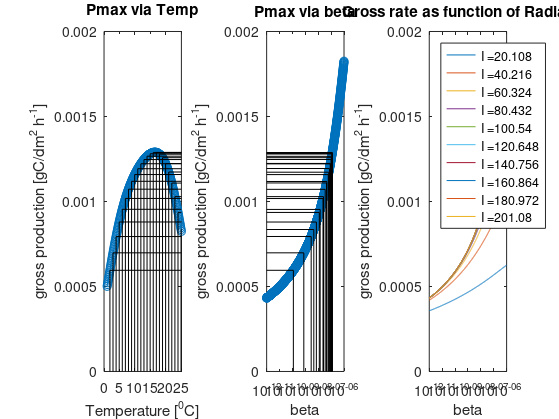

This chart was generated by the following MATLAB code: (Note: this script raises an error after producing the figure.)
close all
Tr1     =        285.000   ;  %reference temperature 1 for respiration                (degK)
Tr2     =        290.000   ;   %reference temperature 2 for respiration                (degK)
P1      =        1.22e-3     ;   %Reference photosynthetic rate at T1                    (gC/m2/d)
P2      =        1.44e-3     ;   %Reference photosynthetic rate at T2                    (gC/m2/d)
Tp1     =        283.000   ;   %temp for reference photosynthetic rate 1               (degK)
Tp2     =        288.000   ;   %temp for reference photosynthetic rate 2               (degK)
Tap     =        1694.000  ;   %Arrhenius temperature for photosynthesis               (degK)
Taph    =        25924.000 ;   %Arrhenius temp for photosynthesis high end             (degK)
Tapl    =        27774.000 ;  %Arrhenius temp for photosynthesis low end              (degK)
Tar     =        11033.000 ;   %Arrhenius temp for respiration                         (degK)
fact = 0.5;
Isat = 44 * 4.57; % umol/m2s
I = Isat * fact;
% P1 = P1 / 2400.0

% extremely important parameter!
Tpl = 274.0;
Tph = 298.0;
% this is the alpha for gC/dm2 plant/hr
alpha0 = 3.75e-5;
% gC/(dm2 hr)

%beta = logspace(-12,-6,1000);
interval = 0.1;
Temp = [Tpl:interval:Tph];
beta = logspace(-12,-6,1000);

PmaxT = P1 .* exp((Tap/Tp1) - (Tap./Temp)) ./ (1 + exp((Tapl./Temp) - (Tapl/Tpl)) + exp((Taph/Tph) - (Taph./Temp)));

PmaxB = ((alpha0*Isat./log(1+(alpha0./beta))) .*(alpha0./(alpha0+beta)) .* (beta./(alpha0+beta)).^(beta./alpha0));

Ps = alpha0*Isat./log(1+(alpha0./beta)); 

figure(1)
subplot(1,3,1)
title('Pmax via Temp')
plot(Temp-273,PmaxT,'o-');hold on
ylim([0 0.002])
xlabel('Temperature [^0C]')
ylabel('gross production [gC/dm^2 h^-^1]')

subplot(1,3,2)
title('Pmax via beta')
plot(beta,PmaxB,'o-') ; hold on
ylim([0 0.002])
set(gca, 'XScale', 'log')
ylabel('gross production [gC/dm^2 h^-^1]')
xlabel('beta')
subplot(1,3,3)
title('Gross rate')
ii = 1;
for fact = 0.1:0.1:1
    I = Isat * fact;
    lnd{ii} = strcat('I = ',num2str(I));
    P = Ps .* (1-exp(-alpha0*I./Ps)).*exp(-beta.*I./Ps);
    
    plot(beta,P); hold on
    ylim([0 0.002])
    set(gca, 'XScale', 'log')
    ii = ii + 1;
end
xlabel('beta')
ylabel('gross production [gC/dm^2 h^-^1]')
legend(lnd,'Location','northwest')

fid = fopen('d:\projects\IMPAQT\MALG\code\beta_condition.f','w');
for tt = 1:length(Temp)
    [~,ind] = min(abs(PmaxB-PmaxT(tt)));

    if tt == 1
        fprintf(fid,'                IF (Temp .lt. %.1f) THEN \n', Temp(tt))
        fprintf(fid,'                    beta = %.3e \n', beta(ind));
    elseif tt == length(Temp)
        fprintf(fid,'                ELSE IF (Temp .gt. %.1f) THEN \n', Temp(tt))
        fprintf(fid,'                    beta = %.3e \n', beta(ind));  
    else
        [~,nind] = min(abs(PmaxB-PmaxT(tt+1)));
        fprintf(fid,'                ELSE IF (Temp .ge. %.1f .AND. Temp .lt. %.1f) THEN \n', Temp(tt-1), Temp(tt))
        fprintf(fid,'                    beta = %.3e + (1.0 - %.1f*(%.1f-Temp))*%.3e \n', beta(ind),1/interval,Temp(tt),beta(nind)-beta(ind));
    end
    subplot(1,3,2)
    if mod(tt,10) == 0
        plot([min(beta) beta(ind)],[PmaxB(ind) PmaxB(ind)],'k'); hold on
        plot([beta(ind) beta(ind)],[0 PmaxB(ind)],'k'); hold on
        subplot(1,3,1)
        if PmaxT(tt) >= min(PmaxB)
            plot([Temp(tt)-273 max(Temp)-273],[PmaxT(tt) PmaxT(tt)],'k');hold on
            plot([Temp(tt)-273 Temp(tt)-273], [0 PmaxT(tt)],'k'); hold on
        end
    end
    
end
fprintf(fid,'                ENDIF\n')
fclose(fid)

subplot(1,3,1)
title('Pmax via Temp')

subplot(1,3,2)
title('Pmax via beta')

subplot(1,3,3)
title('Gross rate as function of Radiation')

set(gcf,'Units','Normalized','OuterPosition',[0 0 1 1])
set(gcf,'PaperPositionMode','auto');
saveas(gcf,['p:\11201295-borssele\08_reporting\bathymetry\' tr '_' ntr '_' CRS{dd,cc} '.png'])

    
    